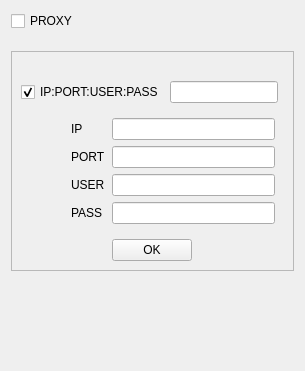
            <widget class="QWidget" name="proxyPage">
             <layout class="QGridLayout" name="proxyLayout">
              <property name="bottomMargin">
               <number>100</number>
              </property>
              <property name="verticalSpacing">
               <number>20</number>
              </property>
              <item row="0" column="0">
               <widget class="QCheckBox" name="proxyCheckBox">
                <property name="text">
                 <string>PROXY</string>
                </property>
               </widget>
              </item>
              <item row="1" column="0">
               <widget class="QFrame" name="proxyFrame">
                <property name="frameShape">
                 <enum>QFrame::Shape::StyledPanel</enum>
                </property>
                <property name="frameShadow">
                 <enum>QFrame::Shadow::Raised</enum>
                </property>
                <layout class="QGridLayout" name="gridLayout_4">
                 <item row="1" column="0">
                  <widget class="QCheckBox" name="proxyInputMethodCheckBox">
                   <property name="text">
                    <string>IP:PORT:USER:PASS</string>
                   </property>
                   <property name="checked">
                    <bool>true</bool>
                   </property>
                  </widget>
                 </item>
                 <item row="3" column="0" colspan="3" alignment="Qt::AlignmentFlag::AlignHCenter">
                  <widget class="QPushButton" name="btn_ok">
                   <property name="text">
                    <string>OK</string>
                   </property>
                  </widget>
                 </item>
                 <item row="0" column="0" colspan="3">
                  <widget class="QLabel" name="proxyStatus">
                   <property name="sizePolicy">
                    <sizepolicy hsizetype="Preferred" vsizetype="Fixed">
                     <horstretch>0</horstretch>
                     <verstretch>0</verstretch>
                    </sizepolicy>
                   </property>
                   <property name="text">
                    <string/>
                   </property>
                  </widget>
                 </item>
                 <item row="2" column="0" colspan="3">
                  <widget class="QFrame" name="proxyInputDetailFrame">
                   <property name="maximumSize">
                    <size>
                     <width>350</width>
                     <height>16777215</height>
                    </size>
                   </property>
                   <layout class="QGridLayout" name="_3">
                    <property name="leftMargin">
                     <number>50</number>
                    </property>
                    <item row="0" column="0">
                     <widget class="QLabel" name="proxyIpLabel">
                      <property name="text">
                       <string>IP</string>
                      </property>
                     </widget>
                    </item>
                    <item row="0" column="1">
                     <widget class="QLineEdit" name="proxyIpInput">
                      <property name="text">
                       <string/>
                      </property>
                     </widget>
                    </item>
                    <item row="1" column="0">
                     <widget class="QLabel" name="proxyPortLabel">
                      <property name="text">
                       <string>PORT</string>
                      </property>
                     </widget>
                    </item>
                    <item row="1" column="1">
                     <widget class="QLineEdit" name="proxyPortInput"/>
                    </item>
                    <item row="2" column="0">
                     <widget class="QLabel" name="proxyUserLabel">
                      <property name="text">
                       <string>USER</string>
                      </property>
                     </widget>
                    </item>
                    <item row="2" column="1">
                     <widget class="QLineEdit" name="proxyUserInput"/>
                    </item>
                    <item row="3" column="0">
                     <widget class="QLabel" name="proxyPassLabel">
                      <property name="text">
                       <string>PASS</string>
                      </property>
                     </widget>
                    </item>
                    <item row="3" column="1">
                     <widget class="QLineEdit" name="proxyPassInput">
                      <property name="text">
                       <string/>
                      </property>
                     </widget>
                    </item>
                   </layout>
                  </widget>
                 </item>
                 <item row="1" column="1">
                  <widget class="QLineEdit" name="proxyInput">
                   <property name="maximumSize">
                    <size>
                     <width>450</width>
                     <height>16777215</height>
                    </size>
                   </property>
                   <property name="text">
                    <string/>
                   </property>
                  </widget>
                 </item>
                </layout>
               </widget>
              </item>
             </layout>
            </widget>
